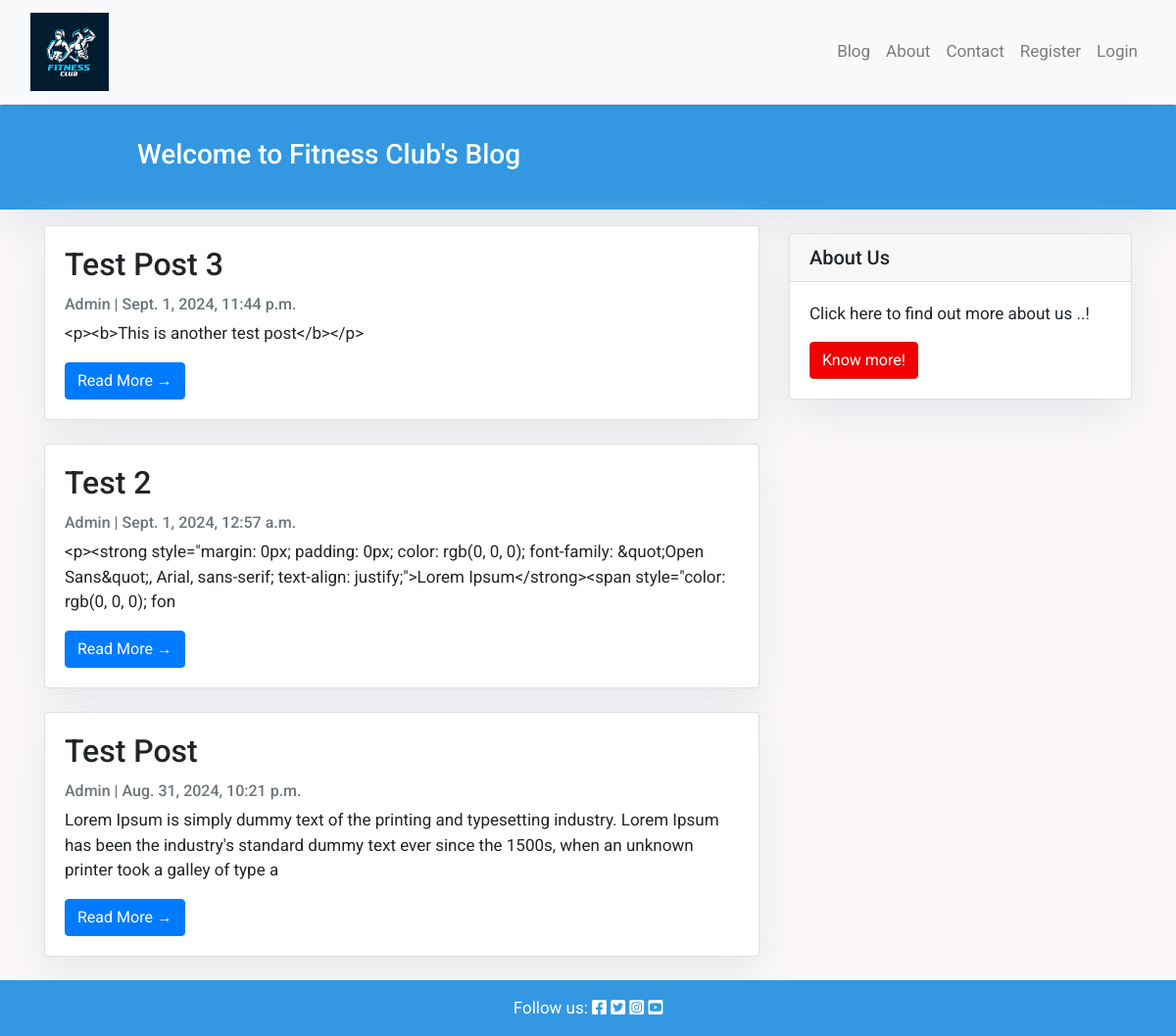
The page / on the database its author committed.
### blog/models.py (models this page shows, shortened)
class Post(models.Model):
    title = models.CharField(max_length=200, unique=True)
    slug = models.SlugField(max_length=200, unique=True)
    author = models.ForeignKey(User, on_delete= models.CASCADE,related_name='blog_posts')
    updated_on = models.DateTimeField(auto_now= True)
    content = models.TextField()
    created_on = models.DateTimeField(auto_now_add=True)
    status = models.IntegerField(choices=STATUS, default=0)
    class Meta:
        ordering = ['-created_on']

### blog/views.py (the view)
# urls.py: path("", views.PostList.as_view(), name='home'),
class PostList(generic.ListView):
    queryset = Post.objects.filter(status=1).order_by('-created_on')
    template_name = "blog/index.html"

### blog/templates/blog/index.html (shortened to what this page needs)
{% extends "base.html" %}
{% block content %}
<header class="masthead">
    <div class="container">
        <div class="row">
            <div class=" col-md-8 col-md-10 mx-auto">
                <div class="site-heading">
                    <h3 class=" site-heading my-4 mt-3 text-white"> Welcome to Fitness Club's Blog  </h3>
                </div>
            </div>
        </div>
    </div>
</header>
<div class="container">
    <div class="row">
        <div class="col-md-8 mt-3 left">
            {% for post in post_list %}
            <div class="card mb-4">
                <div class="card-body">
                    <h2 class="card-title">{{ post.title }}</h2>
                    <p class="card-text text-muted h6">{{ post.author }} | {{ post.created_on}} </p>
                    <p class="card-text">{{post.content|slice:":200" }}</p>
                    <a href="{% url 'post_detail' post.slug  %}" class="btn btn-primary">Read More &rarr;</a>
                </div>
            </div>
            {% endfor %}
        </div>
        {% block sidebar %} {% include 'sidebar.html' %} {% endblock sidebar %}
    </div>
</div>
{%endblock%}

### static/css/style.css (style rules this page uses)
body { font-family: "Roboto", sans-serif; font-size: 17px; background-color: #fcf8f8; }
.masthead { background: #3398E1; padding-bottom: 15px; box-shadow: 0 16px 48px #E3E7EB; padding-top: 10px; }
.card { box-shadow: 0 16px 48px #E3E7EB; }

### rows shown on the page
Post: title "Test Post 3", author "Admin", created_on "Sept. 1, 2024, 11:44 p.m.", content "<p><b>This is another test post</b></p>"
Post: title "Test 2", author "Admin", created_on "Sept. 1, 2024, 12:57 a.m.", content "<p><strong style=\"margin: 0px; padding: 0px; color: rgb(0, 0, 0); font-family: &quot;Open Sans&quot;, Arial, sans-serif; text-align: justify;\">Lorem Ipsum</strong><span style=\"color: rgb(0, 0, 0); fon"
Post: title "Test Post", author "Admin", created_on "Aug. 31, 2024, 10:21 p.m.", content "Lorem Ipsum is simply dummy text of the printing and typesetting industry. Lorem Ipsum has been the industry's standard dummy text ever since the 1500s, when an unknown printer took a galley of type a"
